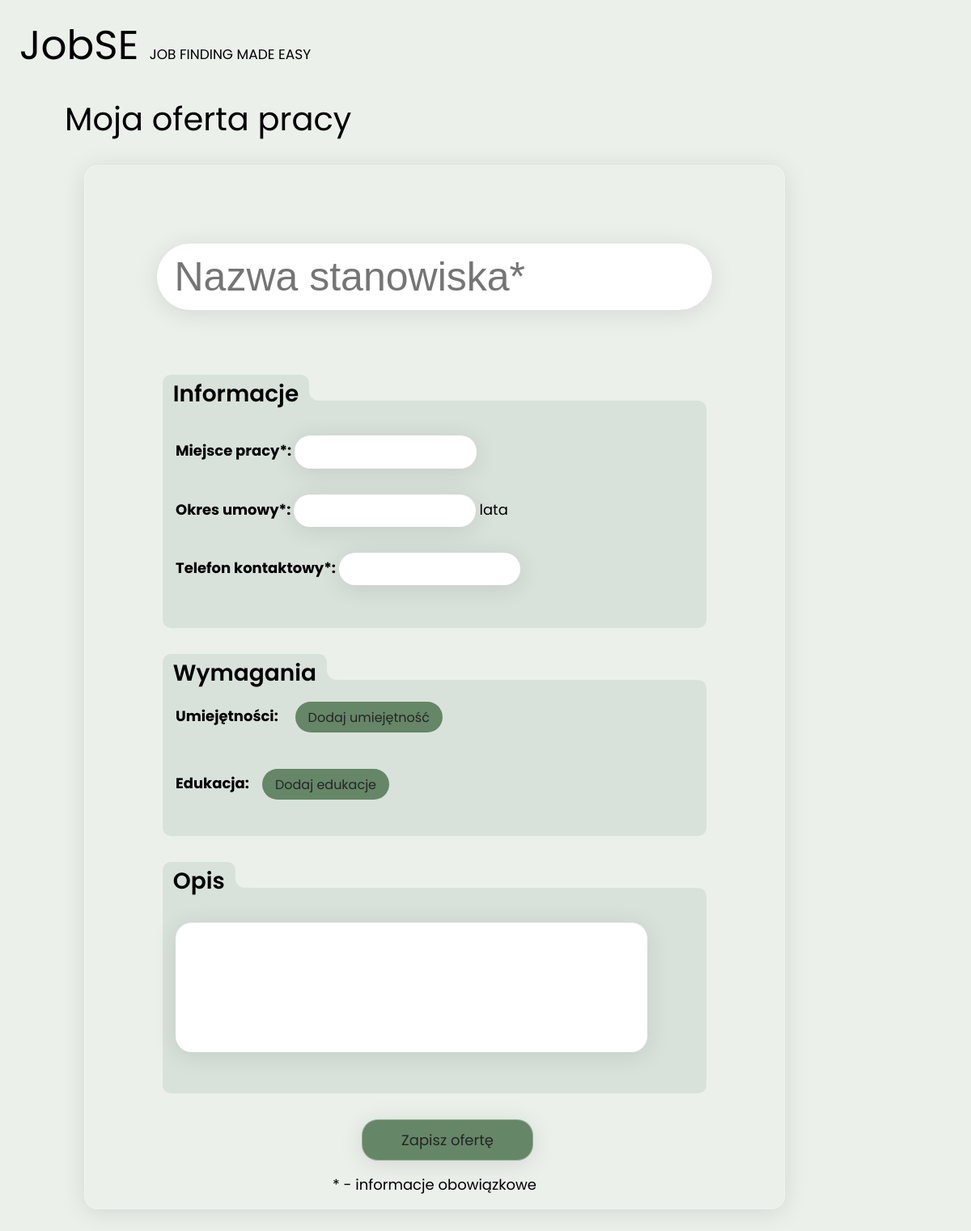
Before: /offer-edit.php (signed in) with the older database file.
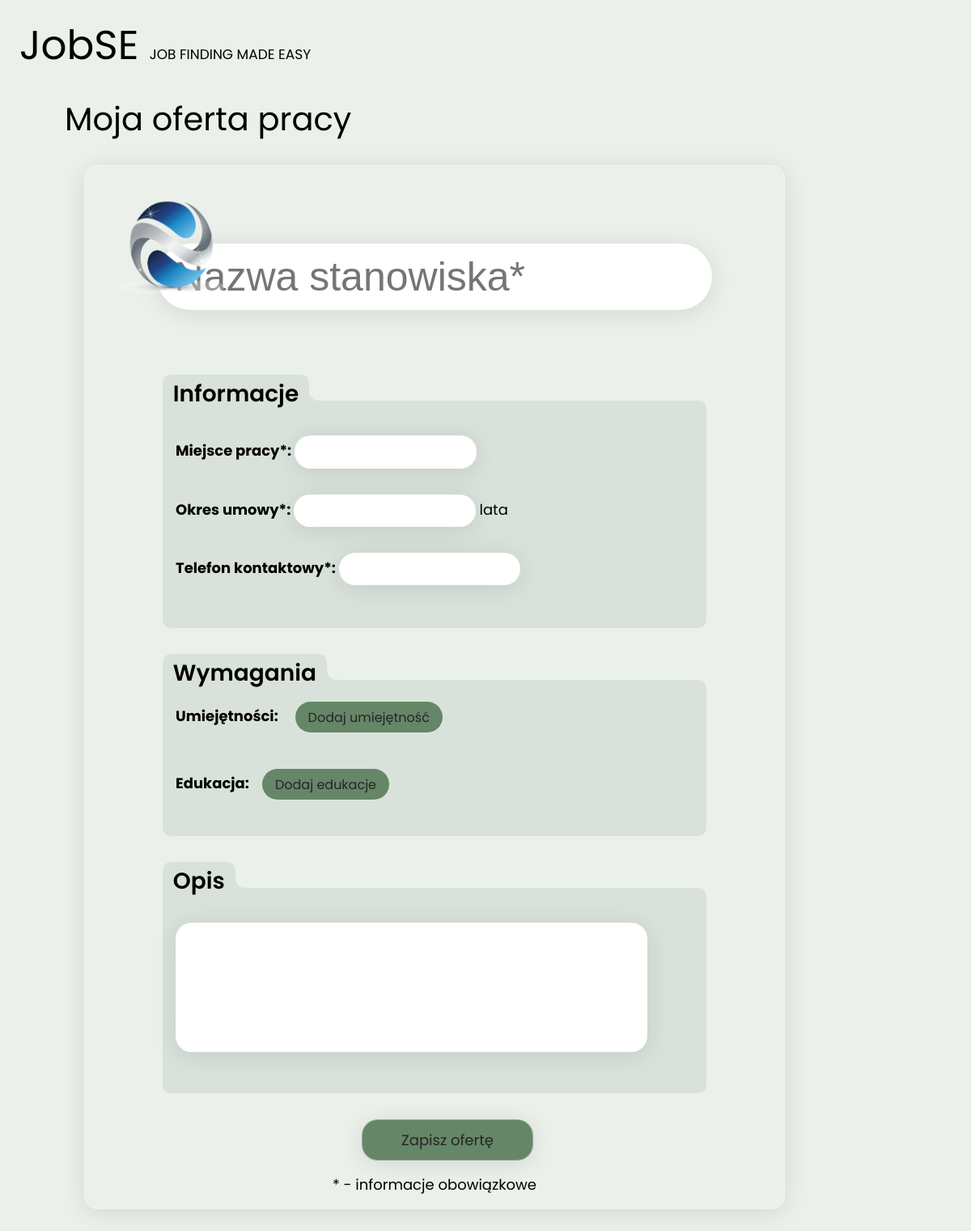
After: the same page with the newer database file.
### tables this page shows
CREATE TABLE `user_employers` (
  `id` int(11) NOT NULL,
  `first_name` varchar(50) DEFAULT NULL,
  `last_name` varchar(50) DEFAULT NULL,
  `contact_mail` varchar(255) DEFAULT NULL,
  `phone_number` varchar(15) DEFAULT NULL,
  `company_name` varchar(100) DEFAULT NULL,
  `company_description` text DEFAULT NULL,
  `company_logo` varchar(255) DEFAULT NULL,
  `company_address` varchar(255) DEFAULT NULL
);

### offer-edit.php (the view, shortened to what this page needs)
<?php
    $connect = database_connect_to_mysql();
    $result = $connect->query("SELECT company_logo FROM user_employers WHERE user_employers.id = (SELECT accounts.id_user_data FROM accounts WHERE accounts.id = {$_SESSION['userID']});");
    $companyLogo = $result->fetch_assoc()['company_logo'];
    $offerData = "";
?>
<!DOCTYPE html>
<html lang="pl">
<head>
    <link rel="stylesheet" href="https://cdnjs.cloudflare.com/ajax/libs/font-awesome/6.4.0/css/all.min.css" />
    <link rel="stylesheet" href="assets/styles/start_page.css">
    <link rel="stylesheet" href="https://cdn.jsdelivr.net/npm/intl-tel-input@18.1.1/build/css/intlTelInput.css">
</head>
<body>
    <nav>
        <div id="logo">JobSE <span>Job finding made easy</span></div>
    </nav>
    <div class="flex">
        <div id="jobOffers">
        <h1>Moja oferta pracy</h1>
        <form id="offer-form" class="cv" style="width: 50rem;">
            <div class="job-photo">
            <?php
                if (!is_null($companyLogo)) {
                    echo "<img class='image' src='assets/images/company-logo/{$companyLogo}' alt='' draggable='false'>";
                }
            ?>
            </div>
            <div class="cv-name" >
                <input type="text" maxlength="100" name="jobName" placeholder="Nazwa stanowiska*" value="<?php
                    if (isset($offerData['job_position'])) {
                        echo $offerData['job_position'];
                    }
                ?>">
            </div>
            <div class="job-info relative">
                <span class="title relative">
                    Informacje
                    <div style="border-radius: 50%;content: '';position: absolute;left: 11.3rem;top: 0.5rem;width: 1.5rem;height: 1.5rem;background: #ebf0eb;"></div>
                </span>
                <b>Miejsce pracy*: </b><input type="text" name="workplace" value="<?php
                    if (!empty($offerData['job_place'])) {
                        echo $offerData['job_place'];
                    }
                    ?>" id=""><br>
                    <b>Okres umowy*: </b><input type="number" name="contractPeriod" value="<?php
                    if (!empty($offerData['job_years'])) {
                        echo $offerData['job_years'];
                    }
                    ?>" id=""> lata<br>
                <b>Telefon kontaktowy*: </b><input style="margin-bottom: 1.6rem" type="text" name="contactPhone" id="phone"><br>
            </div>
            <div class="job-requirements relative">
                <span class="title">
                    Wymagania
                    <div style="border-radius: 50%;content: '';position: absolute;left: 12.7rem;top: 0.5rem;width: 1.5rem;height: 1.5rem;background: #ebf0eb;"></div>
                </span>
                <b>Umiejętności:</b> <button id="addSkill">Dodaj umiejętność</button>
                <br>
                <b>Edukacja:</b><button id="addEducation">Dodaj edukacje</button>
            </div>
            <div class="job-desc relative">
                <span class="title">
                    Opis
                    <div style="border-radius: 50%;content: '';position: absolute;left: 5.6rem;top: 0.5rem;width: 1.5rem;height: 1.5rem;background: #ebf0eb;"></div>
                </span>
                <textarea style="resize: none" name="desc" id="" cols="30" rows="10"><?php if (!empty($offerData['job_description'])) { echo $offerData['job_description']; } ?></textarea>
            </div>
            <input type="submit" id="save" value="Zapisz ofertę">
            <div style="margin-top: 1rem;">* - informacje obowiązkowe</div>
        </form>
    </div>
    </div>
</body>
</html>

Changed rows visible on the page:
added user_employers: company_logo (picture)
